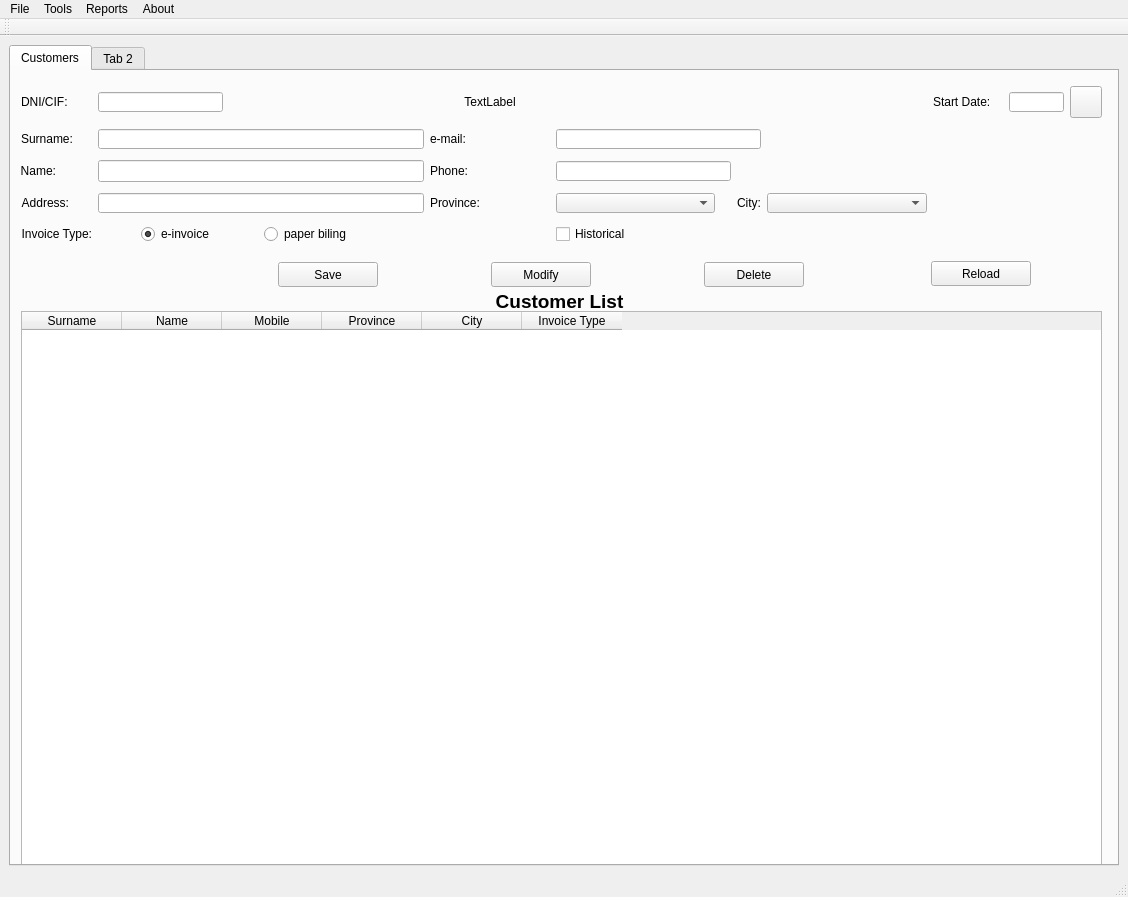
<?xml version="1.0" encoding="UTF-8"?>
<ui version="4.0">
 <class>MainWindow</class>
 <widget class="QMainWindow" name="MainWindow">
  <property name="geometry">
   <rect>
    <x>0</x>
    <y>0</y>
    <width>1128</width>
    <height>897</height>
   </rect>
  </property>
  <property name="windowTitle">
   <string>EmpresaTeis</string>
  </property>
  <widget class="QWidget" name="centralwidget">
   <layout class="QHBoxLayout" name="horizontalLayout_2">
    <item>
     <widget class="QTabWidget" name="mainPanel">
      <property name="maximumSize">
       <size>
        <width>1200</width>
        <height>900</height>
       </size>
      </property>
      <property name="currentIndex">
       <number>0</number>
      </property>
      <widget class="QWidget" name="tab_ustomers">
       <attribute name="title">
        <string>Customers</string>
       </attribute>
       <widget class="QLabel" name="lbl_customerList">
        <property name="geometry">
         <rect>
          <x>10</x>
          <y>220</y>
          <width>1077</width>
          <height>20</height>
         </rect>
        </property>
        <property name="maximumSize">
         <size>
          <width>16777215</width>
          <height>20</height>
         </size>
        </property>
        <property name="font">
         <font>
          <pointsize>14</pointsize>
          <weight>75</weight>
          <bold>true</bold>
         </font>
        </property>
        <property name="text">
         <string>Customer List</string>
        </property>
        <property name="alignment">
         <set>Qt::AlignCenter</set>
        </property>
       </widget>
       <widget class="QTableWidget" name="tbl_customerList">
        <property name="geometry">
         <rect>
          <x>10</x>
          <y>240</y>
          <width>1081</width>
          <height>561</height>
         </rect>
        </property>
        <property name="minimumSize">
         <size>
          <width>600</width>
          <height>100</height>
         </size>
        </property>
        <property name="maximumSize">
         <size>
          <width>16777215</width>
          <height>16777215</height>
         </size>
        </property>
        <property name="layoutDirection">
         <enum>Qt::LeftToRight</enum>
        </property>
        <property name="sizeAdjustPolicy">
         <enum>QAbstractScrollArea::AdjustToContents</enum>
        </property>
        <property name="alternatingRowColors">
         <bool>true</bool>
        </property>
        <property name="selectionBehavior">
         <enum>QAbstractItemView::SelectRows</enum>
        </property>
        <attribute name="verticalHeaderVisible">
         <bool>false</bool>
        </attribute>
        <column>
         <property name="text">
          <string>Surname</string>
         </property>
        </column>
        <column>
         <property name="text">
          <string>Name</string>
         </property>
        </column>
        <column>
         <property name="text">
          <string>Mobile</string>
         </property>
        </column>
        <column>
         <property name="text">
          <string>Province</string>
         </property>
        </column>
        <column>
         <property name="text">
          <string>City</string>
         </property>
        </column>
        <column>
         <property name="text">
          <string>Invoice Type</string>
         </property>
        </column>
       </widget>
       <widget class="QWidget" name="layoutWidget">
        <property name="geometry">
         <rect>
          <x>10</x>
          <y>10</y>
          <width>1081</width>
          <height>171</height>
         </rect>
        </property>
        <layout class="QGridLayout" name="gridLayout">
         <item row="3" column="10">
          <widget class="QComboBox" name="cmb_ciudadCliente">
           <property name="minimumSize">
            <size>
             <width>150</width>
             <height>0</height>
            </size>
           </property>
           <property name="maximumSize">
            <size>
             <width>16777215</width>
             <height>20</height>
            </size>
           </property>
          </widget>
         </item>
         <item row="0" column="13">
          <widget class="QPushButton" name="btn_fechaAltaCliente">
           <property name="minimumSize">
            <size>
             <width>32</width>
             <height>32</height>
            </size>
           </property>
           <property name="maximumSize">
            <size>
             <width>32</width>
             <height>32</height>
            </size>
           </property>
           <property name="text">
            <string/>
           </property>
           <property name="icon">
            <iconset>
             <normaloff>C:/Users/a20christiangdm/.designer/backup/assets/calendar_icon3.png</normaloff>C:/Users/a20christiangdm/.designer/backup/assets/calendar_icon3.png</iconset>
           </property>
           <property name="iconSize">
            <size>
             <width>32</width>
             <height>32</height>
            </size>
           </property>
          </widget>
         </item>
         <item row="1" column="8" colspan="2">
          <widget class="QLineEdit" name="txt_emailCliente">
           <property name="maximumSize">
            <size>
             <width>300</width>
             <height>20</height>
            </size>
           </property>
           <property name="alignment">
            <set>Qt::AlignRight|Qt::AlignTop|Qt::AlignTrailing</set>
           </property>
          </widget>
         </item>
         <item row="2" column="7">
          <widget class="QLabel" name="lbl_numeroTelefono">
           <property name="maximumSize">
            <size>
             <width>90</width>
             <height>20</height>
            </size>
           </property>
           <property name="text">
            <string>Phone:</string>
           </property>
           <property name="alignment">
            <set>Qt::AlignLeading|Qt::AlignLeft|Qt::AlignVCenter</set>
           </property>
          </widget>
         </item>
         <item row="0" column="0">
          <widget class="QLabel" name="lbl_DNICliente">
           <property name="maximumSize">
            <size>
             <width>50</width>
             <height>20</height>
            </size>
           </property>
           <property name="layoutDirection">
            <enum>Qt::LeftToRight</enum>
           </property>
           <property name="text">
            <string>DNI/CIF:</string>
           </property>
          </widget>
         </item>
         <item row="0" column="5" colspan="2">
          <widget class="QLineEdit" name="txt_DNICliente">
           <property name="maximumSize">
            <size>
             <width>125</width>
             <height>20</height>
            </size>
           </property>
           <property name="alignment">
            <set>Qt::AlignRight|Qt::AlignTop|Qt::AlignTrailing</set>
           </property>
          </widget>
         </item>
         <item row="3" column="9">
          <widget class="QLabel" name="lbl_ciudadCliente">
           <property name="maximumSize">
            <size>
             <width>40</width>
             <height>20</height>
            </size>
           </property>
           <property name="text">
            <string>City:</string>
           </property>
           <property name="alignment">
            <set>Qt::AlignRight|Qt::AlignTrailing|Qt::AlignVCenter</set>
           </property>
          </widget>
         </item>
         <item row="4" column="5" alignment="Qt::AlignHCenter">
          <widget class="QRadioButton" name="rb_eInvoice">
           <property name="text">
            <string>e-invoice</string>
           </property>
           <property name="checkable">
            <bool>true</bool>
           </property>
           <property name="checked">
            <bool>true</bool>
           </property>
           <attribute name="buttonGroup">
            <string notr="true">buttonGroup</string>
           </attribute>
          </widget>
         </item>
         <item row="1" column="0">
          <widget class="QLabel" name="lbl_apellidosCliente">
           <property name="maximumSize">
            <size>
             <width>55</width>
             <height>20</height>
            </size>
           </property>
           <property name="text">
            <string>Surname:</string>
           </property>
          </widget>
         </item>
         <item row="3" column="0" alignment="Qt::AlignLeft">
          <widget class="QLabel" name="lbl_dirCliente">
           <property name="maximumSize">
            <size>
             <width>55</width>
             <height>20</height>
            </size>
           </property>
           <property name="text">
            <string>Address:</string>
           </property>
           <property name="alignment">
            <set>Qt::AlignRight|Qt::AlignTrailing|Qt::AlignVCenter</set>
           </property>
          </widget>
         </item>
         <item row="4" column="8">
          <widget class="QCheckBox" name="chk_historico">
           <property name="text">
            <string>Historical</string>
           </property>
          </widget>
         </item>
         <item row="3" column="8">
          <widget class="QComboBox" name="cmb_provinciaCliente">
           <property name="maximumSize">
            <size>
             <width>16777215</width>
             <height>20</height>
            </size>
           </property>
          </widget>
         </item>
         <item row="3" column="5" colspan="2">
          <widget class="QLineEdit" name="txt_dirCliente">
           <property name="maximumSize">
            <size>
             <width>400</width>
             <height>20</height>
            </size>
           </property>
           <property name="alignment">
            <set>Qt::AlignRight|Qt::AlignTop|Qt::AlignTrailing</set>
           </property>
          </widget>
         </item>
         <item row="2" column="8" colspan="2">
          <widget class="QLineEdit" name="txt_numeroTelefono">
           <property name="maximumSize">
            <size>
             <width>175</width>
             <height>20</height>
            </size>
           </property>
           <property name="alignment">
            <set>Qt::AlignRight|Qt::AlignTop|Qt::AlignTrailing</set>
           </property>
          </widget>
         </item>
         <item row="2" column="5" colspan="2">
          <widget class="QLineEdit" name="txt_nombresCliente">
           <property name="minimumSize">
            <size>
             <width>100</width>
             <height>0</height>
            </size>
           </property>
           <property name="maximumSize">
            <size>
             <width>430</width>
             <height>16777215</height>
            </size>
           </property>
           <property name="alignment">
            <set>Qt::AlignRight|Qt::AlignTop|Qt::AlignTrailing</set>
           </property>
          </widget>
         </item>
         <item row="3" column="7">
          <widget class="QLabel" name="lbl_provinciaCliente">
           <property name="maximumSize">
            <size>
             <width>16777215</width>
             <height>20</height>
            </size>
           </property>
           <property name="text">
            <string>Province:</string>
           </property>
           <property name="alignment">
            <set>Qt::AlignLeading|Qt::AlignLeft|Qt::AlignVCenter</set>
           </property>
          </widget>
         </item>
         <item row="4" column="6">
          <widget class="QRadioButton" name="rb_paperBiling">
           <property name="text">
            <string>paper biling</string>
           </property>
           <attribute name="buttonGroup">
            <string notr="true">buttonGroup</string>
           </attribute>
          </widget>
         </item>
         <item row="0" column="7">
          <widget class="QLabel" name="lbl_warning">
           <property name="minimumSize">
            <size>
             <width>120</width>
             <height>20</height>
            </size>
           </property>
           <property name="maximumSize">
            <size>
             <width>120</width>
             <height>20</height>
            </size>
           </property>
           <property name="text">
            <string>TextLabel</string>
           </property>
           <property name="alignment">
            <set>Qt::AlignCenter</set>
           </property>
          </widget>
         </item>
         <item row="1" column="5" colspan="2">
          <widget class="QLineEdit" name="txt_apellidosCliente">
           <property name="minimumSize">
            <size>
             <width>100</width>
             <height>0</height>
            </size>
           </property>
           <property name="maximumSize">
            <size>
             <width>430</width>
             <height>20</height>
            </size>
           </property>
           <property name="alignment">
            <set>Qt::AlignRight|Qt::AlignTop|Qt::AlignTrailing</set>
           </property>
          </widget>
         </item>
         <item row="0" column="12">
          <widget class="QLineEdit" name="txt_fechaAlta">
           <property name="maximumSize">
            <size>
             <width>55</width>
             <height>20</height>
            </size>
           </property>
           <property name="alignment">
            <set>Qt::AlignRight|Qt::AlignTop|Qt::AlignTrailing</set>
           </property>
          </widget>
         </item>
         <item row="0" column="11">
          <widget class="QLabel" name="lbl_fechaAlta">
           <property name="minimumSize">
            <size>
             <width>30</width>
             <height>0</height>
            </size>
           </property>
           <property name="maximumSize">
            <size>
             <width>70</width>
             <height>20</height>
            </size>
           </property>
           <property name="text">
            <string>Start Date:</string>
           </property>
          </widget>
         </item>
         <item row="2" column="0">
          <widget class="QLabel" name="lbl_nombresCliente">
           <property name="maximumSize">
            <size>
             <width>35</width>
             <height>20</height>
            </size>
           </property>
           <property name="text">
            <string>Name:</string>
           </property>
           <property name="alignment">
            <set>Qt::AlignRight|Qt::AlignTrailing|Qt::AlignVCenter</set>
           </property>
          </widget>
         </item>
         <item row="4" column="0">
          <widget class="QLabel" name="lbl_invoice">
           <property name="maximumSize">
            <size>
             <width>80</width>
             <height>20</height>
            </size>
           </property>
           <property name="text">
            <string>Invoice Type:</string>
           </property>
           <property name="alignment">
            <set>Qt::AlignRight|Qt::AlignTrailing|Qt::AlignVCenter</set>
           </property>
          </widget>
         </item>
         <item row="1" column="7">
          <widget class="QLabel" name="lbl_emailCliente">
           <property name="maximumSize">
            <size>
             <width>45</width>
             <height>20</height>
            </size>
           </property>
           <property name="text">
            <string>e-mail:</string>
           </property>
           <property name="alignment">
            <set>Qt::AlignLeading|Qt::AlignLeft|Qt::AlignVCenter</set>
           </property>
          </widget>
         </item>
         <item row="4" column="9">
          <widget class="QLabel" name="lbl_status">
           <property name="maximumSize">
            <size>
             <width>80</width>
             <height>20</height>
            </size>
           </property>
           <property name="text">
            <string/>
           </property>
           <property name="alignment">
            <set>Qt::AlignRight|Qt::AlignTrailing|Qt::AlignVCenter</set>
           </property>
          </widget>
         </item>
        </layout>
       </widget>
       <widget class="QWidget" name="layoutWidget">
        <property name="geometry">
         <rect>
          <x>160</x>
          <y>190</y>
          <width>741</width>
          <height>27</height>
         </rect>
        </property>
        <layout class="QHBoxLayout" name="horizontalLayout">
         <item>
          <widget class="QPushButton" name="btn_save">
           <property name="minimumSize">
            <size>
             <width>100</width>
             <height>25</height>
            </size>
           </property>
           <property name="maximumSize">
            <size>
             <width>100</width>
             <height>25</height>
            </size>
           </property>
           <property name="text">
            <string>Save</string>
           </property>
          </widget>
         </item>
         <item>
          <widget class="QPushButton" name="btn_modif">
           <property name="minimumSize">
            <size>
             <width>100</width>
             <height>25</height>
            </size>
           </property>
           <property name="maximumSize">
            <size>
             <width>100</width>
             <height>25</height>
            </size>
           </property>
           <property name="text">
            <string>Modify</string>
           </property>
          </widget>
         </item>
         <item>
          <widget class="QPushButton" name="btn_delete">
           <property name="minimumSize">
            <size>
             <width>100</width>
             <height>25</height>
            </size>
           </property>
           <property name="maximumSize">
            <size>
             <width>100</width>
             <height>25</height>
            </size>
           </property>
           <property name="text">
            <string>Delete</string>
           </property>
          </widget>
         </item>
        </layout>
       </widget>
       <widget class="QPushButton" name="btn_clearCli">
        <property name="geometry">
         <rect>
          <x>920</x>
          <y>190</y>
          <width>100</width>
          <height>25</height>
         </rect>
        </property>
        <property name="maximumSize">
         <size>
          <width>100</width>
          <height>25</height>
         </size>
        </property>
        <property name="text">
         <string>Reload</string>
        </property>
        <property name="icon">
         <iconset>
          <normaloff>assets/broom.png</normaloff>assets/broom.png</iconset>
        </property>
        <property name="flat">
         <bool>false</bool>
        </property>
       </widget>
      </widget>
      <widget class="QWidget" name="tab_2">
       <attribute name="title">
        <string>Tab 2</string>
       </attribute>
       <widget class="QWidget" name="layoutWidget_2">
        <property name="geometry">
         <rect>
          <x>10</x>
          <y>10</y>
          <width>1128</width>
          <height>171</height>
         </rect>
        </property>
        <layout class="QGridLayout" name="gridLayout_2"/>
       </widget>
       <widget class="QLabel" name="lbl_DNICliente_2">
        <property name="geometry">
         <rect>
          <x>22</x>
          <y>220</y>
          <width>50</width>
          <height>20</height>
         </rect>
        </property>
        <property name="maximumSize">
         <size>
          <width>50</width>
          <height>20</height>
         </size>
        </property>
        <property name="layoutDirection">
         <enum>Qt::LeftToRight</enum>
        </property>
        <property name="text">
         <string>DNI/CIF:</string>
        </property>
       </widget>
       <widget class="QLineEdit" name="txt_DNICliente_2">
        <property name="geometry">
         <rect>
          <x>67</x>
          <y>220</y>
          <width>125</width>
          <height>20</height>
         </rect>
        </property>
        <property name="maximumSize">
         <size>
          <width>125</width>
          <height>20</height>
         </size>
        </property>
        <property name="alignment">
         <set>Qt::AlignRight|Qt::AlignTop|Qt::AlignTrailing</set>
        </property>
       </widget>
       <widget class="QLabel" name="lbl_fechaAlta_2">
        <property name="geometry">
         <rect>
          <x>900</x>
          <y>220</y>
          <width>60</width>
          <height>20</height>
         </rect>
        </property>
        <property name="minimumSize">
         <size>
          <width>30</width>
          <height>0</height>
         </size>
        </property>
        <property name="maximumSize">
         <size>
          <width>70</width>
          <height>20</height>
         </size>
        </property>
        <property name="text">
         <string>Start Date:</string>
        </property>
       </widget>
       <widget class="QLineEdit" name="txt_fechaAlta_2">
        <property name="geometry">
         <rect>
          <x>960</x>
          <y>220</y>
          <width>71</width>
          <height>20</height>
         </rect>
        </property>
        <property name="maximumSize">
         <size>
          <width>16777215</width>
          <height>20</height>
         </size>
        </property>
        <property name="alignment">
         <set>Qt::AlignRight|Qt::AlignTop|Qt::AlignTrailing</set>
        </property>
       </widget>
       <widget class="QPushButton" name="btn_fechaAltaCliente_2">
        <property name="geometry">
         <rect>
          <x>1040</x>
          <y>212</y>
          <width>32</width>
          <height>32</height>
         </rect>
        </property>
        <property name="minimumSize">
         <size>
          <width>32</width>
          <height>32</height>
         </size>
        </property>
        <property name="maximumSize">
         <size>
          <width>32</width>
          <height>32</height>
         </size>
        </property>
        <property name="text">
         <string/>
        </property>
        <property name="icon">
         <iconset>
          <normaloff>C:/Users/a20christiangdm/.designer/backup/assets/calendar_icon3.png</normaloff>C:/Users/a20christiangdm/.designer/backup/assets/calendar_icon3.png</iconset>
        </property>
        <property name="iconSize">
         <size>
          <width>32</width>
          <height>32</height>
         </size>
        </property>
       </widget>
       <widget class="QLabel" name="lbl_nombresCliente_2">
        <property name="geometry">
         <rect>
          <x>18</x>
          <y>255</y>
          <width>60</width>
          <height>20</height>
         </rect>
        </property>
        <property name="maximumSize">
         <size>
          <width>60</width>
          <height>20</height>
         </size>
        </property>
        <property name="text">
         <string>First Name:</string>
        </property>
        <property name="alignment">
         <set>Qt::AlignRight|Qt::AlignTrailing|Qt::AlignVCenter</set>
        </property>
       </widget>
       <widget class="QLineEdit" name="txt_nombresCliente_2">
        <property name="geometry">
         <rect>
          <x>80</x>
          <y>255</y>
          <width>459</width>
          <height>20</height>
         </rect>
        </property>
        <property name="minimumSize">
         <size>
          <width>100</width>
          <height>0</height>
         </size>
        </property>
        <property name="maximumSize">
         <size>
          <width>600</width>
          <height>16777215</height>
         </size>
        </property>
        <property name="alignment">
         <set>Qt::AlignRight|Qt::AlignTop|Qt::AlignTrailing</set>
        </property>
       </widget>
       <widget class="QLabel" name="lbl_apellidosCliente_2">
        <property name="geometry">
         <rect>
          <x>557</x>
          <y>255</y>
          <width>60</width>
          <height>20</height>
         </rect>
        </property>
        <property name="maximumSize">
         <size>
          <width>60</width>
          <height>20</height>
         </size>
        </property>
        <property name="text">
         <string>Last Name:</string>
        </property>
       </widget>
       <widget class="QLineEdit" name="txt_apellidosCliente_2">
        <property name="geometry">
         <rect>
          <x>613</x>
          <y>255</y>
          <width>459</width>
          <height>20</height>
         </rect>
        </property>
        <property name="minimumSize">
         <size>
          <width>100</width>
          <height>0</height>
         </size>
        </property>
        <property name="maximumSize">
         <size>
          <width>460</width>
          <height>20</height>
         </size>
        </property>
        <property name="alignment">
         <set>Qt::AlignRight|Qt::AlignTop|Qt::AlignTrailing</set>
        </property>
       </widget>
       <widget class="QLabel" name="lbl_emailCliente_2">
        <property name="geometry">
         <rect>
          <x>22</x>
          <y>290</y>
          <width>45</width>
          <height>20</height>
         </rect>
        </property>
        <property name="maximumSize">
         <size>
          <width>45</width>
          <height>20</height>
         </size>
        </property>
        <property name="text">
         <string>e-mail:</string>
        </property>
        <property name="alignment">
         <set>Qt::AlignLeading|Qt::AlignLeft|Qt::AlignVCenter</set>
        </property>
       </widget>
       <widget class="QLineEdit" name="txt_emailCliente_2">
        <property name="geometry">
         <rect>
          <x>55</x>
          <y>290</y>
          <width>341</width>
          <height>20</height>
         </rect>
        </property>
        <property name="maximumSize">
         <size>
          <width>16777215</width>
          <height>20</height>
         </size>
        </property>
        <property name="alignment">
         <set>Qt::AlignRight|Qt::AlignTop|Qt::AlignTrailing</set>
        </property>
       </widget>
       <widget class="QLabel" name="lbl_numeroTelefono_2">
        <property name="geometry">
         <rect>
          <x>465</x>
          <y>290</y>
          <width>80</width>
          <height>20</height>
         </rect>
        </property>
        <property name="maximumSize">
         <size>
          <width>90</width>
          <height>20</height>
         </size>
        </property>
        <property name="text">
         <string>Phone Number:</string>
        </property>
        <property name="alignment">
         <set>Qt::AlignLeading|Qt::AlignLeft|Qt::AlignVCenter</set>
        </property>
       </widget>
       <widget class="QLineEdit" name="txt_numeroTelefono_2">
        <property name="geometry">
         <rect>
          <x>540</x>
          <y>290</y>
          <width>175</width>
          <height>20</height>
         </rect>
        </property>
        <property name="maximumSize">
         <size>
          <width>175</width>
          <height>20</height>
         </size>
        </property>
        <property name="alignment">
         <set>Qt::AlignRight|Qt::AlignTop|Qt::AlignTrailing</set>
        </property>
       </widget>
       <widget class="QLabel" name="lbl_dirCliente_2">
        <property name="geometry">
         <rect>
          <x>20</x>
          <y>325</y>
          <width>50</width>
          <height>20</height>
         </rect>
        </property>
        <property name="maximumSize">
         <size>
          <width>55</width>
          <height>20</height>
         </size>
        </property>
        <property name="text">
         <string>Address:</string>
        </property>
        <property name="alignment">
         <set>Qt::AlignLeading|Qt::AlignLeft|Qt::AlignVCenter</set>
        </property>
       </widget>
       <widget class="QLineEdit" name="txt_dirCliente_2">
        <property name="geometry">
         <rect>
          <x>64</x>
          <y>325</y>
          <width>400</width>
          <height>20</height>
         </rect>
        </property>
        <property name="maximumSize">
         <size>
          <width>400</width>
          <height>20</height>
         </size>
        </property>
        <property name="alignment">
         <set>Qt::AlignRight|Qt::AlignTop|Qt::AlignTrailing</set>
        </property>
       </widget>
       <widget class="QLabel" name="lbl_provinciaCliente_2">
        <property name="geometry">
         <rect>
          <x>20</x>
          <y>360</y>
          <width>51</width>
          <height>20</height>
         </rect>
        </property>
        <property name="maximumSize">
         <size>
          <width>16777215</width>
          <height>20</height>
         </size>
        </property>
        <property name="text">
         <string>Province:</string>
        </property>
        <property name="alignment">
         <set>Qt::AlignLeading|Qt::AlignLeft|Qt::AlignVCenter</set>
        </property>
       </widget>
       <widget class="QComboBox" name="cmb_provinciaCliente_2">
        <property name="geometry">
         <rect>
          <x>67</x>
          <y>360</y>
          <width>150</width>
          <height>20</height>
         </rect>
        </property>
        <property name="maximumSize">
         <size>
          <width>16777215</width>
          <height>20</height>
         </size>
        </property>
       </widget>
       <widget class="QLabel" name="lbl_ciudadCliente_2">
        <property name="geometry">
         <rect>
          <x>20</x>
          <y>395</y>
          <width>30</width>
          <height>20</height>
         </rect>
        </property>
        <property name="maximumSize">
         <size>
          <width>40</width>
          <height>20</height>
         </size>
        </property>
        <property name="text">
         <string>City:</string>
        </property>
        <property name="alignment">
         <set>Qt::AlignLeading|Qt::AlignLeft|Qt::AlignVCenter</set>
        </property>
       </widget>
       <widget class="QComboBox" name="cmb_ciudadCliente_2">
        <property name="geometry">
         <rect>
          <x>46</x>
          <y>395</y>
          <width>150</width>
          <height>20</height>
         </rect>
        </property>
        <property name="minimumSize">
         <size>
          <width>150</width>
          <height>0</height>
         </size>
        </property>
        <property name="maximumSize">
         <size>
          <width>16777215</width>
          <height>20</height>
         </size>
        </property>
       </widget>
       <widget class="QLabel" name="lbl_invoice_2">
        <property name="geometry">
         <rect>
          <x>20</x>
          <y>430</y>
          <width>70</width>
          <height>17</height>
         </rect>
        </property>
        <property name="maximumSize">
         <size>
          <width>80</width>
          <height>20</height>
         </size>
        </property>
        <property name="text">
         <string>Invoice Type:</string>
        </property>
        <property name="alignment">
         <set>Qt::AlignLeading|Qt::AlignLeft|Qt::AlignVCenter</set>
        </property>
       </widget>
       <widget class="QRadioButton" name="rb_eInvoice_2">
        <property name="geometry">
         <rect>
          <x>110</x>
          <y>430</y>
          <width>71</width>
          <height>17</height>
         </rect>
        </property>
        <property name="text">
         <string>electronic</string>
        </property>
        <property name="checkable">
         <bool>true</bool>
        </property>
        <property name="checked">
         <bool>true</bool>
        </property>
       </widget>
       <widget class="QRadioButton" name="rb_paperBiling_2">
        <property name="geometry">
         <rect>
          <x>190</x>
          <y>430</y>
          <width>81</width>
          <height>17</height>
         </rect>
        </property>
        <property name="text">
         <string>paper biling</string>
        </property>
       </widget>
       <widget class="QCheckBox" name="chk_historico_2">
        <property name="geometry">
         <rect>
          <x>1011</x>
          <y>430</y>
          <width>65</width>
          <height>20</height>
         </rect>
        </property>
        <property name="text">
         <string>Historical</string>
        </property>
       </widget>
      </widget>
     </widget>
    </item>
   </layout>
  </widget>
  <widget class="QMenuBar" name="menubar">
   <property name="geometry">
    <rect>
     <x>0</x>
     <y>0</y>
     <width>1128</width>
     <height>21</height>
    </rect>
   </property>
   <widget class="QMenu" name="menuFile">
    <property name="title">
     <string>File</string>
    </property>
   </widget>
   <widget class="QMenu" name="menuTools">
    <property name="title">
     <string>Tools</string>
    </property>
    <addaction name="actionBackup"/>
    <addaction name="actionRestore_Backup"/>
   </widget>
   <widget class="QMenu" name="menuAbout">
    <property name="title">
     <string>About</string>
    </property>
    <addaction name="actionExit"/>
   </widget>
   <widget class="QMenu" name="menuReports">
    <property name="title">
     <string>Reports</string>
    </property>
   </widget>
   <addaction name="menuFile"/>
   <addaction name="menuTools"/>
   <addaction name="menuReports"/>
   <addaction name="menuAbout"/>
  </widget>
  <widget class="QStatusBar" name="statusbar"/>
  <widget class="QToolBar" name="toolBar">
   <property name="windowTitle">
    <string>toolBar</string>
   </property>
   <attribute name="toolBarArea">
    <enum>TopToolBarArea</enum>
   </attribute>
   <attribute name="toolBarBreak">
    <bool>false</bool>
   </attribute>
  </widget>
  <action name="actionReports">
   <property name="text">
    <string>Reports</string>
   </property>
  </action>
  <action name="actionExit">
   <property name="text">
    <string>About</string>
   </property>
  </action>
  <action name="actionBackup">
   <property name="text">
    <string>Backup</string>
   </property>
  </action>
  <action name="actionRestore_Backup">
   <property name="text">
    <string>Restore Backup</string>
   </property>
  </action>
 </widget>
 <tabstops>
  <tabstop>txt_DNICliente</tabstop>
  <tabstop>txt_fechaAlta</tabstop>
  <tabstop>btn_fechaAltaCliente</tabstop>
  <tabstop>txt_apellidosCliente</tabstop>
  <tabstop>txt_emailCliente</tabstop>
  <tabstop>txt_nombresCliente</tabstop>
  <tabstop>txt_numeroTelefono</tabstop>
  <tabstop>txt_dirCliente</tabstop>
  <tabstop>cmb_provinciaCliente</tabstop>
  <tabstop>cmb_ciudadCliente</tabstop>
  <tabstop>rb_eInvoice</tabstop>
  <tabstop>rb_paperBiling</tabstop>
  <tabstop>chk_historico</tabstop>
  <tabstop>btn_save</tabstop>
  <tabstop>btn_modif</tabstop>
  <tabstop>btn_delete</tabstop>
  <tabstop>tbl_customerList</tabstop>
 </tabstops>
 <resources/>
 <connections/>
 <buttongroups>
  <buttongroup name="buttonGroup"/>
 </buttongroups>
</ui>
